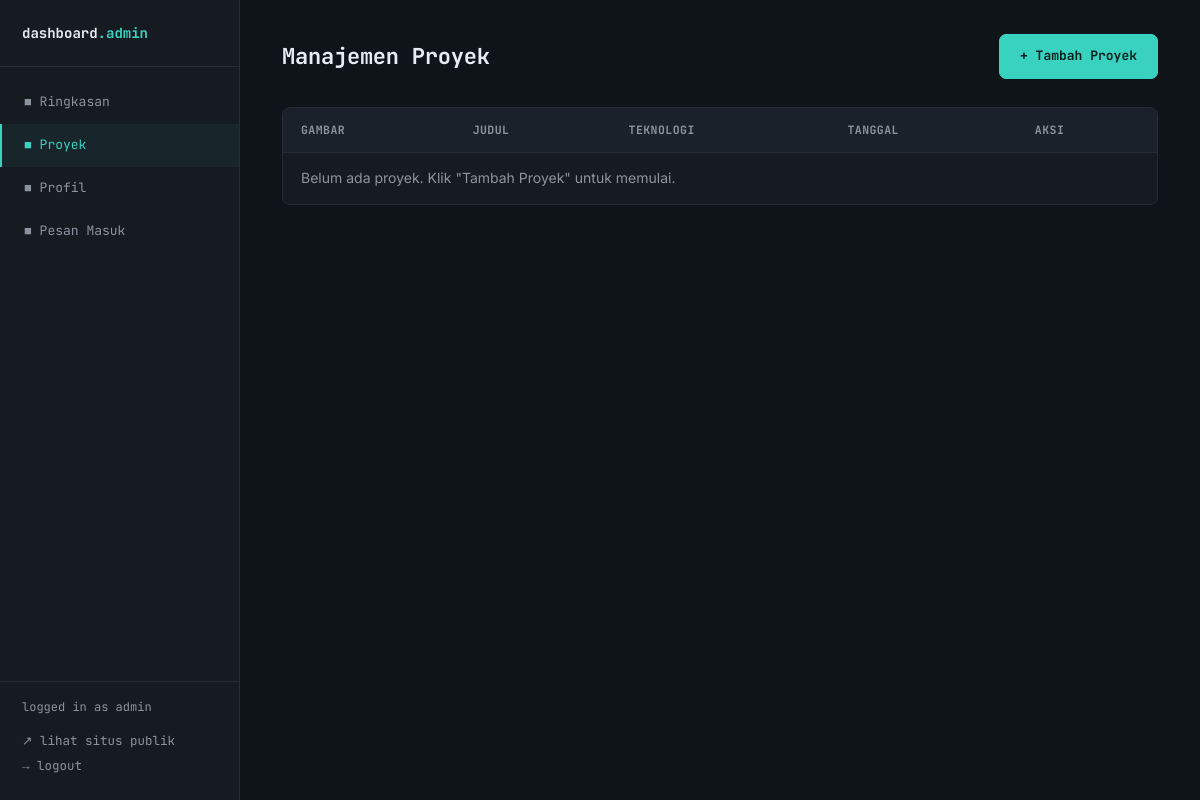
Page /dashboard/projects (signed in) on the earlier database version.
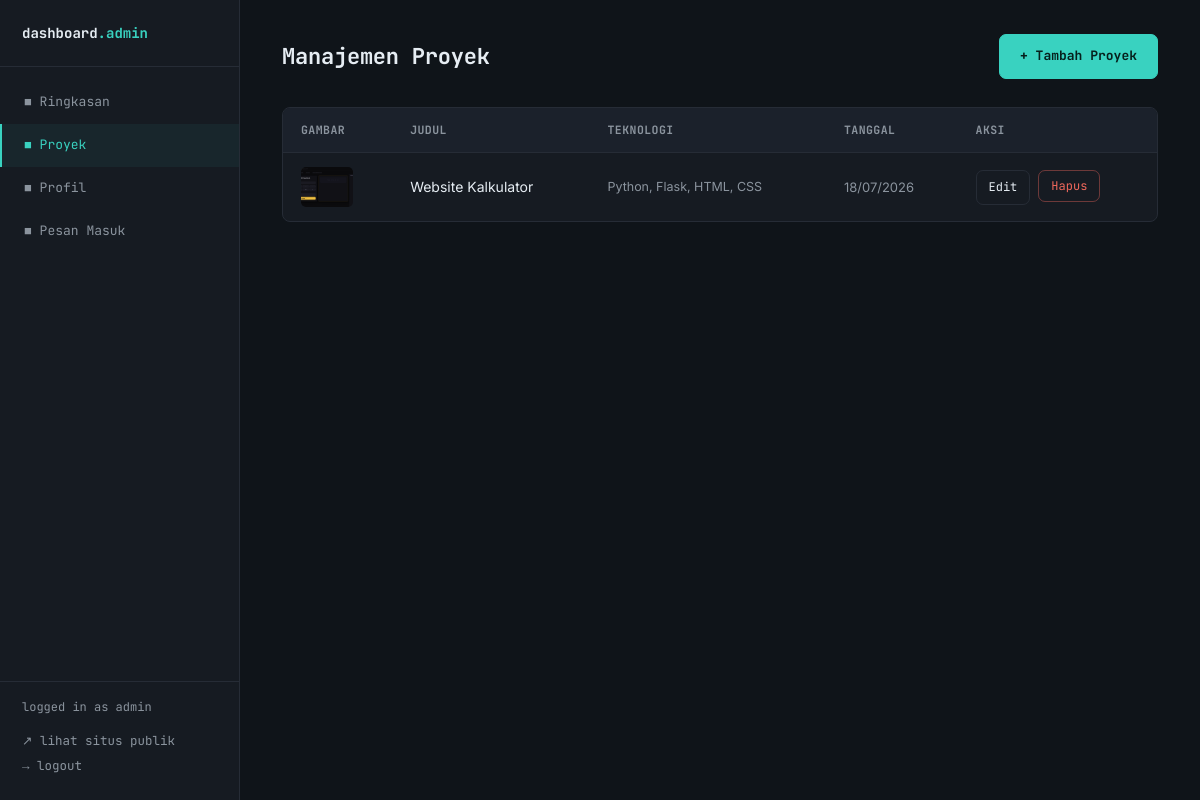
Same page on the later database version.
### models.py (models this page shows, shortened)
class Project(db.Model):
    __tablename__ = 'projects'
    id = db.Column(db.Integer, primary_key=True)
    title = db.Column(db.String(150), nullable=False)
    description = db.Column(db.Text, nullable=False)
    technologies = db.Column(db.String(200))  # disimpan sebagai string dipisah koma
    image_file = db.Column(db.String(120), default='default-project.png')
    github_link = db.Column(db.String(200))
    live_link = db.Column(db.String(200))
    created_at = db.Column(db.DateTime, default=datetime.utcnow)

### app.py (the view)
@app.route('/dashboard/projects')
@login_required
def dashboard_projects():
    projects = Project.query.order_by(Project.created_at.desc()).all()
    return render_template('dashboard/projects.html', projects=projects)

### app.py (called while the page is built)
def login_required(view_func):
    @wraps(view_func)
    def wrapped(*args, **kwargs):
        if 'user_id' not in session:
            flash('Silakan login terlebih dahulu untuk mengakses halaman ini.', 'error')
            return redirect(url_for('login', next=request.path))
        return view_func(*args, **kwargs)
    return wrapped

def get_profile():
    profile = Profile.query.first()
    if profile is None:
        profile = Profile()
        db.session.add(profile)
        db.session.commit()
    return profile

@app.context_processor
def inject_globals():
    try:
        profile = get_profile()
    except Exception:
        profile = None
    return {
        'site_name': app.config.get('SITE_NAME', 'Portofolio'),
        'current_year': datetime.utcnow().year,
        'profile': profile,
    }

### templates/dashboard/projects.html (shortened to what this page needs)
{% extends 'dashboard/base.html' %}
{% block content %}
<div class="dash-header">
  <h1>Manajemen Proyek</h1>
  <a href="{{ url_for('add_project') }}" class="btn btn-primary">+ Tambah Proyek</a>
</div>
<div class="table-wrap">
  <table>
    <thead>
      <tr><th>Gambar</th><th>Judul</th><th>Teknologi</th><th>Tanggal</th><th>Aksi</th></tr>
    </thead>
    <tbody>
      {% for project in projects %}
      <tr>
        <td><img class="table-thumb" src="{{ url_for('static', filename='uploads/' + project.image_file) if project.image_file != 'default-project.png' else url_for('static', filename='img/default-project.svg') }}" alt=""></td>
        <td>{{ project.title }}</td>
        <td style="color: var(--muted); font-size: 12.5px;">{{ project.technologies or '—' }}</td>
        <td style="color: var(--muted); font-size: 13px;">{{ project.created_at.strftime('%d/%m/%Y') }}</td>
        <td>
          <div class="row-actions">
            <a href="{{ url_for('edit_project', project_id=project.id) }}" class="btn btn-sm btn-outline">Edit</a>
            <form method="POST" action="{{ url_for('delete_project', project_id=project.id) }}" data-confirm="Hapus proyek '{{ project.title }}'? Tindakan ini tidak bisa dibatalkan.">
              <button type="submit" class="btn btn-sm btn-danger">Hapus</button>
            </form>
          </div>
        </td>
      </tr>
      {% else %}
      <tr><td colspan="5" style="color: var(--muted);">Belum ada proyek. Klik "Tambah Proyek" untuk memulai.</td></tr>
      {% endfor %}
    </tbody>
  </table>
</div>
{% endblock %}

Differences in the rows shown:
added Project: image_file (picture), title "Website Kalkulator", technologies "Python, Flask, HTML, CSS", created_at "18/07/2026"
Other differences:
text no longer shown: "Belum ada proyek. Klik \"Tambah Proyek\" untuk memulai."
